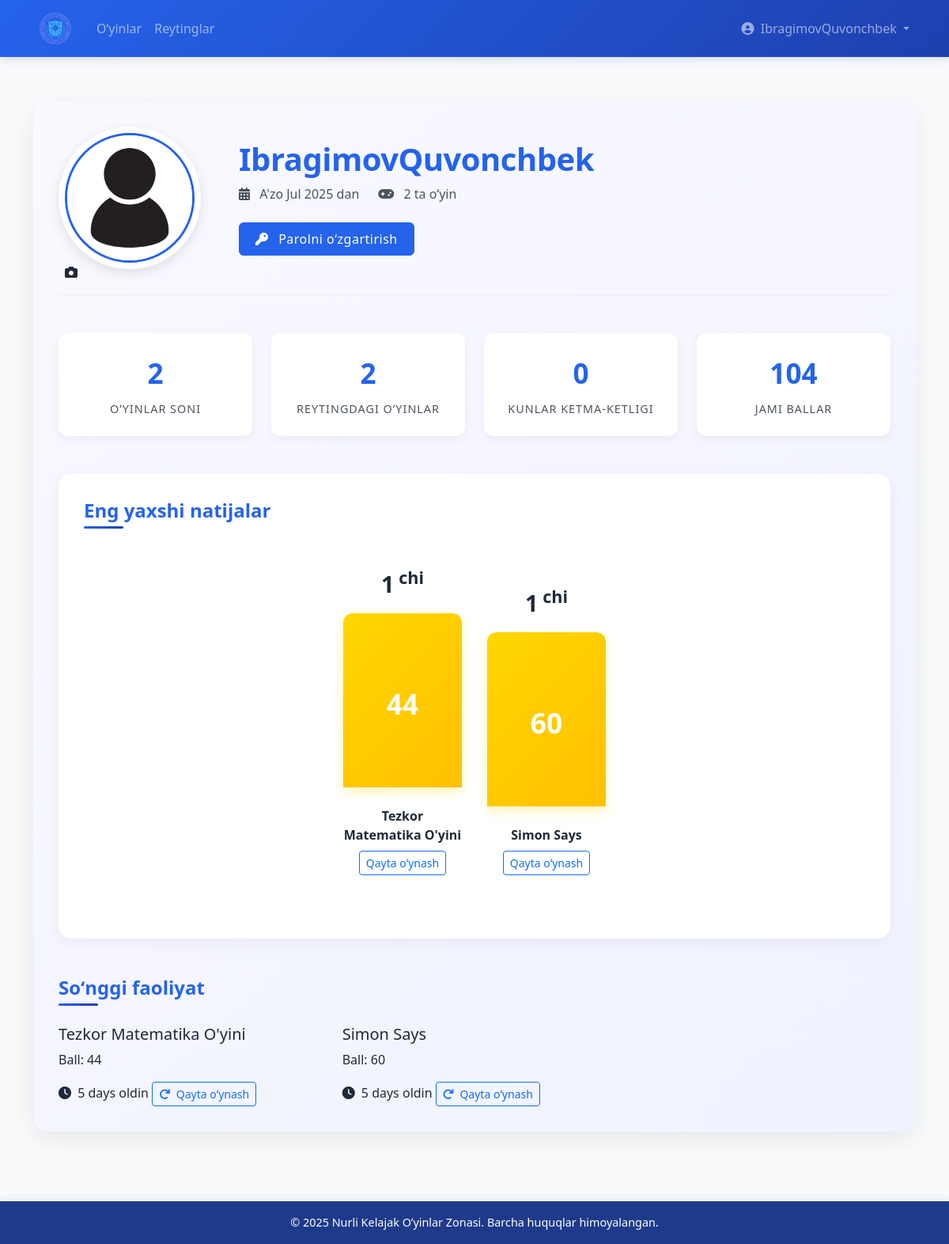
The page /accounts/profile/ (signed in) on the database its author committed.
### accounts/models.py (models this page shows, shortened)
class User(AbstractUser):
    avatar = models.ImageField(upload_to='avatars/', null=True, blank=True)
    bio = models.TextField(max_length=500, blank=True)
    groups = models.ManyToManyField(
        'auth.Group',
        related_name='custom_user_set',
        blank=True,
        help_text='The groups this user belongs to.',
        verbose_name='groups',
    )
    user_permissions = models.ManyToManyField(
        'auth.Permission',
        related_name='custom_user_set',
        blank=True,
        help_text='Specific permissions for this user.',
        verbose_name='user permissions',
    )

### games/models.py (models this page shows, shortened)
class Game(models.Model):
    name = models.CharField(max_length=100)
    slug = models.SlugField(unique=True)
    description = models.TextField()
    image = models.ImageField(
        upload_to=game_image_upload_path,
        null=True,
        blank=True,
        help_text="Upload game cover image (optimal size: 800x600px)"
    )
    is_active = models.BooleanField(default=True)

class GameScore(models.Model):
    user = models.ForeignKey(settings.AUTH_USER_MODEL, on_delete=models.CASCADE)
    game = models.ForeignKey('Game', on_delete=models.CASCADE)
    score = models.PositiveIntegerField()
    created_at = models.DateTimeField(auto_now_add=True)
    class Meta:
        ordering = ['-score']
        verbose_name = 'Game Score'
        verbose_name_plural = 'Game Scores'

### accounts/views.py (the view)
# urls.py: path('profile/', views.profile, name='profile'),
@login_required
def profile(request):
    total_points = GameScore.objects.filter(user=request.user).aggregate(
        total_points=Sum('score')
    )['total_points'] or 0
    streak = 0
    today = datetime.now().date()
    current_date = today
    while GameScore.objects.filter(user=request.user, created_at__date=current_date).exists():
        streak += 1
        current_date -= timedelta(days=1)
    stats = get_user_stats(request.user)
    context = {
        'games_played_count': stats['games_played_count'],
        'ranked_games_count': stats['ranked_games_count'],
        'daily_streak': streak,
        'total_points': total_points,
        'game_rankings': stats['game_rankings'],
        'recent_games': stats['recent_games']
    }
    return render(request, 'accounts/profile.html', context)

### accounts/templates/accounts/profile.html (shortened to what this page needs)
{% extends "base.html" %}
{% load static %}
{% load humanize %}
{% block content %}
<div class="profile-container">
    <div class="profile-header">
        <div class="avatar-container">
            <img src="{% if user.avatar %}{{ user.avatar.url }}{% else %}{% static 'images/default-avatar.png' %}{% endif %}"
                 class="avatar-img"
                 alt="{{ user.username }} avatari">
            <div class="avatar-upload" onclick="document.getElementById('avatar-upload').click()">
                <i class="fas fa-camera"></i>
            </div>
        </div>
        <div class="profile-info">
            <h1 class="profile-username">{{ user.username }}</h1>
            <div class="profile-meta">
                <span><i class="fas fa-calendar-alt me-2"></i> A'zo {{ user.date_joined|date:"M Y" }} dan</span>
                <span><i class="fas fa-gamepad me-2"></i> {{ games_played_count|default:0 }} ta oʻyin</span>
            </div>
            <a href="{% url 'accounts:change_password' %}" class="btn btn-primary">
                <i class="fas fa-key me-2"></i> Parolni oʻzgartirish
            </a>
        </div>
    </div>
    <div class="stats-grid">
        <div class="stat-card">
            <div class="stat-value">{{ games_played_count|default:0 }}</div>
            <div class="stat-label">Oʻyinlar soni</div>
        </div>
        <div class="stat-card">
            <div class="stat-value">{{ ranked_games_count|default:0 }}</div>
            <div class="stat-label">Reytingdagi oʻyinlar</div>
        </div>
        <div class="stat-card" {% if daily_streak > 0 %}data-streak="true"{% endif %}>
            <div class="stat-value">{{ daily_streak|default:0 }}</div>
            <div class="stat-label">Kunlar ketma-ketligi</div>
        </div>
        <div class="stat-card">
            <div class="stat-value">{{ total_points|intcomma|default:0 }}</div>
            <div class="stat-label">Jami ballar</div>
        </div>
    </div>
    {% if game_rankings %}
    <div class="podium-container">
        <h2 class="section-title">Eng yaxshi natijalar</h2>
        <div class="podium">
            {% for ranking in game_rankings %}
            <div class="podium-place">
                <div class="podium-rank">
                    {{ ranking.position }}<sup>
                        {% if ranking.position == 1 %}chi
                        {% elif ranking.position == 2 %}nchi
                        {% elif ranking.position == 3 %}nchi
                        {% else %}nchi
                        {% endif %}
                    </sup>
                </div>
                <div class="podium-platform
                    {% if ranking.position == 1 %}podium-gold
                    {% elif ranking.position == 2 %}podium-silver
                    {% elif ranking.position == 3 %}podium-bronze
                    {% else %}podium-other{% endif %}">
                    <div class="podium-score">{{ ranking.high_score|intcomma }}</div>
                </div>
                <div class="podium-game">{{ ranking.game__name }}</div>
                <a href="{% url 'games:game_detail' ranking.game__slug %}" class="btn btn-sm btn-outline-primary mt-2">
                    Qayta oʻynash
                </a>
            </div>
            {% endfor %}
        </div>
    </div>
    {% else %}
    <div class="empty-state">
        <i class="fas fa-trophy empty-icon"></i>
        <h3>Hozircha reyting yoʻq</h3>
        <p class="empty-text">Reytingda koʻrinish uchun oʻyinlarda qatnashing!</p>
    </div>
    {% endif %}
    <div class="game-activity">
        <h2 class="section-title">Soʻnggi faoliyat</h2>
        {% if recent_games %}
            <div class="activity-grid">
                {% for game in recent_games %}
                <div class="activity-card">
                    <h5 class="activity-game">{{ game.game.name }}</h5>
                    <p class="activity-score">Ball: {{ game.score|intcomma }}</p>
                    <div class="activity-meta">
                        <span><i class="fas fa-clock me-1"></i> {{ game.created_at|timesince }} oldin</span>
                        <a href="{% url 'games:game_detail' game.game.slug %}" class="btn btn-sm btn-outline-primary">
                            <i class="fas fa-redo me-1"></i> Qayta oʻynash
                        </a>
                    </div>
                </div>
                {% endfor %}
            </div>
        {% else %}
            <div class="empty-state">
                <i class="fas fa-gamepad empty-icon"></i>
                <h3>Soʻnggi faoliyat yoʻq</h3>
                <p class="empty-text">Faoliyatingizni koʻrish uchun oʻyinlarda qatnashing!</p>
            </div>
        {% endif %}
    </div>
</div>
{% endblock %}

### templates/base.html (shortened to what this page needs)
{% load static %}
<!DOCTYPE html>
<html lang="uz">
<head>
    <link href="https://cdn.jsdelivr.net/npm/bootstrap@5.3.0/dist/css/bootstrap.min.css" rel="stylesheet">
    <link rel="stylesheet" href="https://cdnjs.cloudflare.com/ajax/libs/font-awesome/6.0.0/css/all.min.css">
    <link rel="stylesheet" href="{% static 'css/styles.css' %}">
</head>
<body>
    <nav class="navbar navbar-expand-lg navbar-dark">
        <div class="container">
            <a class="navbar-brand" href="{% url 'games:home' %}">
                <img src="{% static 'images/logo.png' %}" alt="Nurli Kelajak Oʻyinlar Zonasi Logotipi" onerror="console.error('Failed to load logo at {% static 'images/logo.png' %}. Check static file path or run collectstatic.')">
            </a>
            <div class="collapse navbar-collapse" id="navbarNav">
                <ul class="navbar-nav me-auto">
                    <li class="nav-item">
                        <a href="{% url 'games:home' %}" class="nav-link">Oʻyinlar</a>
                    </li>
                    <li class="nav-item">
                        <a class="nav-link" href="{% url 'leaderboard:leaderboards_home' %}">Reytinglar</a>
                    </li>
                </ul>
                <ul class="navbar-nav">
                    {% if user.is_authenticated %}
                    <li class="nav-item dropdown">
                        <a class="nav-link dropdown-toggle" href="#" id="navbarDropdown" role="button" data-bs-toggle="dropdown">
                            <i class="fas fa-user-circle me-1"></i> {{ user.username }}
                        </a>
                    </li>
                    {% endif %}
                </ul>
            </div>
        </div>
    </nav>
    <main class="container my-4">
        {% block content %}{% endblock %}
    </main>
    <footer class="py-3">
        <div class="container text-center">
            <p class="mb-0">© {% now "Y" %} Nurli Kelajak Oʻyinlar Zonasi. Barcha huquqlar himoyalangan.</p>
        </div>
    </footer>
</body>
</html>

### static/css/styles.css (style rules this page uses)
:root { --primary-color: #2563EB; --secondary-color: #1E40AF; --accent-color: #FFFFFF; --background-color: #F8FAFC; --text-color: #1F2937; --correct-color: #10B981; --wrong-color: #EF4444; --glow-color: #BFDBFE; --time-added-color: #0EA5E9; --footer-color: #1E3A8A; --card-shadow: 0 4px 6px rgba(37, 99, 235, 0.1); --hover-shadow: 0 10px 15px rgba(37, 99, 235, 0.2); }
body { background-color: var(--background-color); color: var(--text-color); min-height: 100vh; display: flex; flex-direction: column; font-family: 'Segoe UI', Tahoma, Geneva, Verdana, sans-serif; }
.navbar { background: linear-gradient(135deg, var(--primary-color), var(--secondary-color)); box-shadow: 0 2px 10px rgba(30, 64, 175, 0.2); padding: 0.5rem 0; }
.navbar-brand { font-weight: bold; font-size: 1.5rem; display: flex; align-items: center; }
.navbar-brand img { height: 40px; width: auto; transition: transform 0.3s ease; }
.nav-link { font-weight: 500; padding: 0.5rem 1rem; border-radius: 0.25rem; transition: all 0.2s ease; }
.btn-primary { background-color: var(--primary-color); border-color: var(--primary-color); font-weight: 500; letter-spacing: 0.5px; padding: 0.5rem 1.25rem; transition: all 0.2s ease; }
main { flex: 1; padding-bottom: 2rem; }
footer { background-color: var(--footer-color); color: var(--accent-color); padding: 1.5rem 0; margin-top: auto; box-shadow: 0 -2px 10px rgba(30, 58, 138, 0.1); }
footer p { margin: 0; font-size: 0.9rem; }

### templates/base.html (style rules this page uses)
.navbar-brand img { height: 40px; width: auto; vertical-align: middle; display: inline-block; background-color: transparent; transition: transform 0.3s ease; }
.navbar-brand { line-height: 1; padding: 0.5rem; }

### rows shown on the page
User: username "IbragimovQuvonchbek", date_joined "Jul 2025"
Game: game__name "Tezkor Matematika O'yini"
Game: game__name "Simon Says"
GameScore: game.name "Tezkor Matematika O'yini", score "44", created_at "5 days"
GameScore: game.name "Simon Says", score "60", created_at "5 days"

### other values the page prints
{{ games_played_count|default:0 }} "2"
{{ ranked_games_count|default:0 }} "2"
{{ daily_streak|default:0 }} "0"
{{ total_points|intcomma|default:0 }} "104"
{{ ranking.position }} "1" "1"
{{ ranking.high_score|intcomma }} "44" "60"
